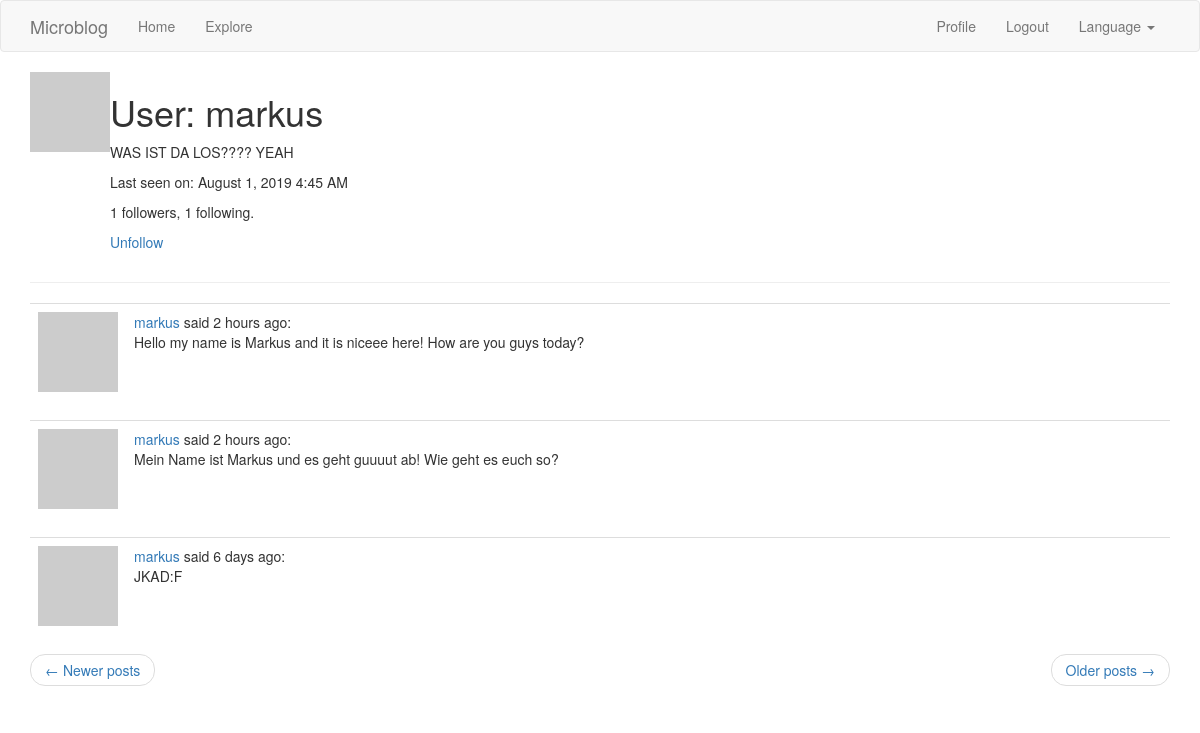
The app's page /user/markus?page=2 (signed in) with its own data.
### models.py (models this page shows, shortened)
class User(UserMixin, db.Model):
    id = db.Column(db.Integer, primary_key=True)
    username = db.Column(db.String(64), index=True, unique=True)
    email = db.Column(db.String(120), index=True, unique=True)
    password_hash = db.Column(db.String(128))
    posts = db.relationship('Post', backref='author', lazy='dynamic')
    about_me = db.Column(db.String(140))
    last_seen = db.Column(db.DateTime, default=datetime.utcnow)
    followed = db.relationship(
        'User',
        secondary=followers,
        primaryjoin=(followers.c.follower_id == id),
        secondaryjoin=(followers.c.followed_id == id),
        backref=db.backref('followers', lazy='dynamic'),
        lazy='dynamic'
        )
    def avatar(self, size):
        digest = md5(self.email.lower().encode('utf-8')).hexdigest()
        return 'https://www.gravatar.com/avatar/{}?d=identicon&s={}'.format(digest, size)
    def is_following(self, user):
        return self.followed.filter(followers.c.followed_id == user.id).count() > 0

class Post(db.Model):
    id = db.Column(db.Integer, primary_key=True)
    body = db.Column(db.String(140))
    language = db.Column(db.String(5))
    timestamp = db.Column(db.DateTime, index=True, default=datetime.utcnow)
    user_id = db.Column(db.Integer, db.ForeignKey('user.id'))

### routes.py (the view)
@app.route('/user/<username>')
@login_required
def user(username):
    user = User.query.filter_by(username=username).first_or_404()
    page = request.args.get('page', 1, type=int)
    posts = user.posts.order_by(Post.timestamp.desc()).paginate(
        page,
        app.config['POSTS_PER_PAGE'],
        False
        )
    if posts.has_next:
        next_url = url_for('user', username=user.username, page=posts.next_num)
    else:
        next_url = None
    if posts.has_prev:
        prev_url = url_for('user', username=user.username, page=posts.prev_num)
    else:
        prev_url = None
    return render_template('user.html', user=user, posts=posts.items, next_url=next_url, prev_url=prev_url)

### models.py (called while the page is built)
@login.user_loader
def load_user(this_id):
    return User.query.get(int(this_id))

### routes.py (called while the page is built)
@app.before_request
def before_request():
    if current_user.is_authenticated:
        current_user.last_seen = datetime.utcnow()
        db.session.commit()
    g.locale = str(get_locale())

### templates/user.html
{% extends "base.html" %}
{% block app_content %}
    <table>
        <tr valign="top">
            <td><img src="{{ user.avatar(128) }}"></td>
            <td>
                <h1>{{ _('User') }}: {{ user.username }}</h1>
                {% if user.about_me %}
                    <p>
                        {{ user.about_me }}
                    </p>
                {% endif %}
                {% if user.last_seen %}
                    <p>
                        {{ _('Last seen on') }}: {{ moment(user.last_seen).format('LLL') }}
                    </p>
                {% endif %}
                <p>{{ user.followers.count() }} {{ _('followers') }}, {{ user.followed.count() }} {{ _('following') }}.</p>
                {% if user == current_user %}
                <p><a href="{{ url_for('edit_profile') }}">{{ _('Edit your profile') }}</a></p>
                {% elif not current_user.is_following(user) %}
                <p><a href="{{ url_for('follow', username=user.username) }}">{{ _('Follow') }}</a></p>
                {% else %}
                <p><a href="{{ url_for('unfollow', username=user.username) }}">{{ _('Unfollow') }}</a></p>
                {% endif %}
            </td>
        </tr>
    </table>
    <hr>
    {% for post in posts %}
        {% include '_post.html' %}
    {% endfor %}
    <nav aria-label="...">
        <ul class="pager">
            <li class="previous{% if not prev_url %} disabled{% endif %}">
                <a href="{{ prev_url or '#' }}">
                    <span aria-hidden="true">&larr;</span> {{ _('Newer posts') }}
                </a>
            </li>
            <li class="next{% if not next_url %} disabled{% endif %}">
                <a href="{{ next_url or '#' }}">
                    {{ _('Older posts') }} <span aria-hidden="true">&rarr;</span>
                </a>
            </li>
        </ul>
    </nav>
{% endblock %}

### templates/_post.html (shortened to what this page needs)
<table class="table table-hover">
    <tr>
        <td width="70px">
            <a href="{{ url_for('user', username=post.author.username) }}">
                <img src="{{ post.author.avatar(70) }}" />
            </a>
        </td>
        <td>
            {{ _('%(username)s said %(when)s', username=user_link, when=moment(post.timestamp).fromNow()) }}:
            <br>
            <span id="post{{ post.id }}">{{ post.body }}</span>
        </td>
    </tr>
</table>

### records on screen
User: username "markus", about_me "WAS IST DA LOS???? YEAH", last_seen "August 1, 2019 4:45 AM"
Post: body "Hello my name is Markus and it is niceee here! How are you guys today?"
Post: body "Mein Name ist Markus und es geht guuuut ab! Wie geht es euch so?"
Post: body "JKAD:F"

### other values on screen
{{ user.followers.count() }} "1"
{{ user.followed.count() }} "1"
